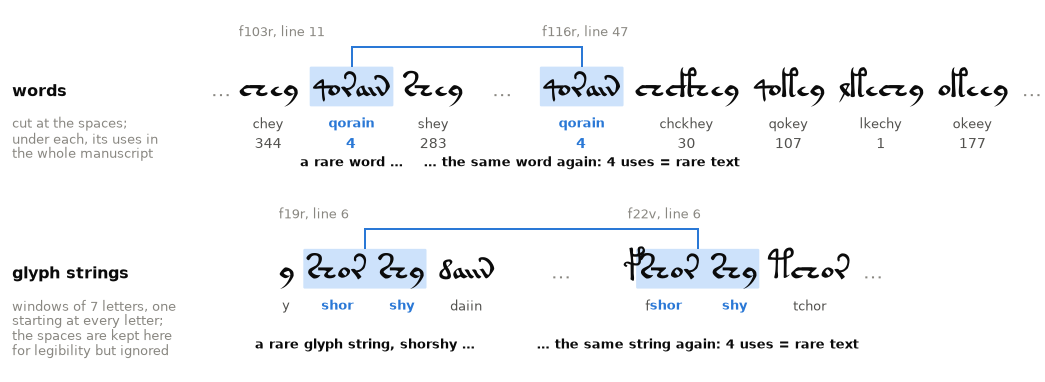

This figure's Python source:
"""Executive-summary Figure S2: the two units the report counts, on real text of the manuscript.

Top ("words"): a fragment of f116r line 47 (Takahashi IT2a) in Voynich glyphs, cut at the
spaces, EVA and manuscript count under each word; the one rare word in view, qorain (4 uses),
is washed blue and a blue elbow connector joins it to an earlier use (f103r line 11, the other
leaf of the same sheet, shown first, in manuscript order) with the same wash.
Bottom ("glyph strings"): a different sheet (quire C, sheet 3), spaces kept for legibility, with
the 7-letter window "shorshy" washed blue on both leaves: on f19r it is the two words shor shy,
on f22v the same seven letters start inside the longer word fshor, so the unit ignores the word
division.  The match is maximal (the letters before and after differ on the two leaves), so the
box is the whole of what recurs.

Data, glyph layout and `--recount` live in raretext_data.py; fig_raretext.py is the detailed
version for the main text.
"""

from __future__ import annotations

from matplotlib import font_manager as fm
from matplotlib.patches import FancyBboxPatch

from raretext_data import (
    PAGE_A,
    PAGE_B,
    WIN2,
    WIN2_K,
    WIN2_OCC,
    WORD_K,
    N,
    draw_eva,
    kind,
    maybe_recount,
)
from style import *

maybe_recount()

# fragments: (page label, words, leading ellipsis, trailing ellipsis)
FRAG_A = (f"{PAGE_A}, line 47", ["qorain", "chckhey", "qokey", "lkechy", "okeey"], False, True)
FRAG_B1 = (f"{PAGE_B}, line 11", ["chey", "qorain", "shey"], True, False)
FRAG_C1 = (f"{WIN2_OCC[0][0]}, line {WIN2_OCC[0][1]}", WIN2_OCC[0][2], False, False)
FRAG_C2 = (f"{WIN2_OCC[1][0]}, line {WIN2_OCC[1][1]}", WIN2_OCC[1][2], False, True)
WORD = "qorain"
WIN = WIN2  # shorshy: shor + shy on f19r; inside fshor shy on f22v
K_WIN = WIN2_K
assert kind(WORD_K[WORD]) == "rare" and kind(K_WIN) == "rare"

W_PT, H_PT = W_FULL * 72, 2.35 * 72
fig = plt.figure(figsize=(W_FULL, H_PT / 72))
ax = fig.add_axes([0, 0, 1, 1])
ax.set_xlim(0, W_PT)
ax.set_ylim(0, H_PT)
ax.axis("off")

GS = 11.5
X0 = 90
LABX = 4
GAP = 6.5
ELL = 16  # width of an ellipsis


def label(y, head, sub):
    ax.text(LABX, y, head, fontsize=7.4, color=INK, ha="left", va="baseline", fontweight="semibold")
    ax.text(LABX, y - 9, sub, fontsize=5.9, color=MUTED, ha="left", va="top", linespacing=1.15)


def wash(x0, x1, y):
    ax.add_patch(FancyBboxPatch((x0 - 0.8, y - 4), x1 - x0 + 1.6, GS * 1.45, boxstyle="round,pad=0.6",
                                fc=C_BLUE_WASH, ec="none", zorder=1))  # fmt: skip


_renderer = fig.canvas.get_renderer()


def _tw(text, size, weight="normal"):
    w, _h, _d = _renderer.get_text_width_height_descent(text, fm.FontProperties(size=size, weight=weight), ismath=False)
    return w * 72 / fig.dpi


def eva_label(xc, y, word, hl=None, size=6.0):
    """EVA word centred at xc; the slice `hl` (start, stop) set bold blue, the rest INK2."""
    if hl is None:
        ax.text(xc, y, word, fontsize=size, color=INK2, ha="center", va="top")
        return
    a, b = hl
    parts = [(word[:a], INK2, "normal"), (word[a:b], C_IT2A, "bold"), (word[b:], INK2, "normal")]
    widths = [_tw(t, size, wt) if t else 0.0 for t, _c, wt in parts]
    x = xc - sum(widths) / 2
    for (t, c, wt), w in zip(parts, widths):
        if t:
            ax.text(x, y, t, fontsize=size, color=c, ha="left", va="top", fontweight=wt)
        x += w


def ellipsis(x, y):
    ax.text(x + ELL / 2, y, "…", fontsize=9, color=MUTED, ha="center", va="baseline")
    return x + ELL


def fragment(x, y, frag, counts, highlight):
    """Draw one spaced fragment; return (x after it, highlighted span)."""
    page, words, lead, trail = frag
    ax.text(x + (ELL if lead else 0), y + 27, page, fontsize=5.9, color=MUTED, ha="left", va="baseline")
    if lead:
        x = ellipsis(x, y)
    joined = "".join(words)
    if highlight == "word":
        off = sum(len(w) for w in words[: words.index(WORD)])  # locate by word, not by substring
        hl_letters = (off, off + len(WORD))
    else:
        j = joined.index(WIN)
        hl_letters = (j, j + N)
    lspans, wspans = [], []
    off = 0
    for w in words:
        sp = draw_eva(ax, x, y, w, GS, color=INK)
        lspans.extend(sp)
        x0, x1 = sp[0][0], sp[-1][1]
        wspans.append((sp[0].ink0, sp[-1].ink1))
        # which letters of this word fall inside the highlight
        lo, hi = max(hl_letters[0] - off, 0), min(hl_letters[1] - off, len(w))
        eva_label((x0 + x1) / 2, y - 9.5, w, (lo, hi) if lo < hi else None)
        if counts:
            kk = kind(WORD_K[w])
            ax.text((x0 + x1) / 2, y - 18.5, f"{WORD_K[w]}", fontsize=6.4, color=C_IT2A if kk == "rare" else INK2,
                    ha="center", va="top", fontweight="bold" if kk == "rare" else "normal")  # fmt: skip
        off += len(w)
        x = x1 + GAP
    x -= GAP
    if trail:
        x = ellipsis(x + 3, y)
    hl = (lspans[hl_letters[0]].ink0, lspans[hl_letters[1] - 1].ink1)
    wash(*hl, y)
    return x, hl


def connector(hl_a, hl_b, y):
    """Blue elbow line above the text joining the two highlighted spans."""
    xa, xb = sum(hl_a) / 2, sum(hl_b) / 2
    y0, y1 = y + GS * 1.45 - 3, y + 22
    ax.plot([xa, xa, xb, xb], [y0, y1, y1, y0], color=C_IT2A, lw=0.9, solid_joinstyle="miter", zorder=3)


# ---- row 1: words ---------------------------------------------------------------------
y1 = H_PT - 42
label(y1, "words", "cut at the spaces;\nunder each, its uses in\nthe whole manuscript")
x, hl_b = fragment(X0, y1, FRAG_B1, True, "word")
x = ellipsis(x + 10, y1)
x, hl_a = fragment(x + 10, y1, FRAG_A, True, "word")
connector(hl_b, hl_a, y1)
ax.text(sum(hl_b) / 2, y1 - 27, "a rare word …", fontsize=6.0, color=INK,
        ha="center", va="top", fontweight="semibold")  # fmt: skip
ax.text(sum(hl_a) / 2, y1 - 27, f"… the same word again: {WORD_K[WORD]} uses = rare text", fontsize=6.0, color=INK,
        ha="center", va="top", fontweight="semibold")  # fmt: skip

# ---- row 2: glyph strings ------------------------------------------------------------
y2 = y1 - 82
label(y2, "glyph strings", "windows of 7 letters, one\nstarting at every letter;\nthe spaces are kept here\nfor legibility but ignored")
X2 = X0 + 34  # row 2 has no leading ellipsis and is shorter: start it further from the row label
x, hl_b = fragment(X2, y2, FRAG_C1, False, "window")
x = ellipsis(x + 22, y2)
x, hl_a = fragment(x + 22, y2, FRAG_C2, False, "window")
connector(hl_b, hl_a, y2)
ax.text(sum(hl_b) / 2, y2 - 27, f"a rare glyph string, {WIN} …", fontsize=6.0, color=INK, ha="center", va="top",
        fontweight="semibold")  # fmt: skip
ax.text(sum(hl_a) / 2, y2 - 27, f"… the same string again: {K_WIN} uses = rare text", fontsize=6.0,
        color=INK, ha="center", va="top", fontweight="semibold")  # fmt: skip
save(fig, "fig_es_raretext")
